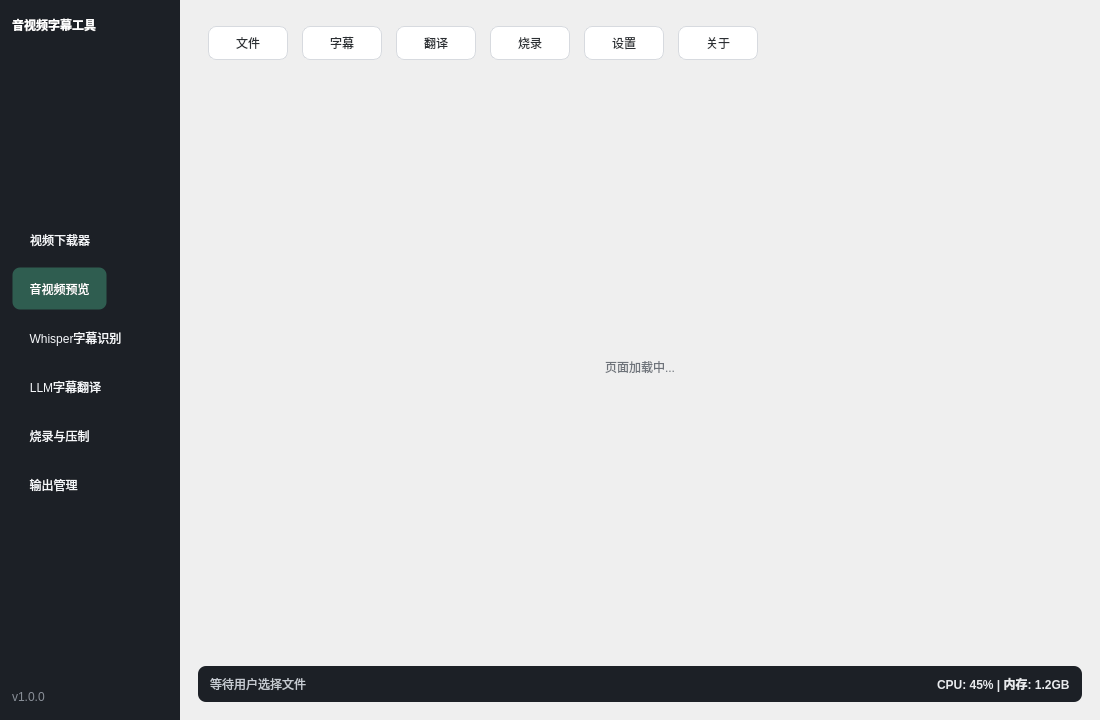
<?xml version="1.0" encoding="UTF-8"?>
<ui version="4.0">
 <class>MainWindow</class>
 <widget class="QMainWindow" name="MainWindow">
  <property name="geometry">
   <rect>
    <x>0</x>
    <y>0</y>
    <width>1100</width>
    <height>720</height>
   </rect>
  </property>
  <property name="minimumSize">
   <size>
    <width>980</width>
    <height>640</height>
   </size>
  </property>
  <property name="windowTitle">
   <string>qSrtTool</string>
  </property>
  <widget class="QWidget" name="centralwidget">
   <layout class="QHBoxLayout" name="rootLayout">
    <property name="spacing">
     <number>0</number>
    </property>
    <property name="leftMargin">
     <number>0</number>
    </property>
    <property name="topMargin">
     <number>0</number>
    </property>
    <property name="rightMargin">
     <number>0</number>
    </property>
    <property name="bottomMargin">
     <number>0</number>
    </property>
    <item>
     <widget class="QFrame" name="sidebarFrame">
      <property name="minimumSize">
       <size>
        <width>180</width>
        <height>0</height>
       </size>
      </property>
      <property name="maximumSize">
       <size>
        <width>220</width>
        <height>16777215</height>
       </size>
      </property>
      <property name="styleSheet">
       <string notr="true">#sidebarFrame { background-color: #1C2026; }
QToolButton { color: #F5F7FA; font: 11pt &quot;Microsoft YaHei&quot;; padding: 10px 12px; text-align: left; background: transparent; border: 1px solid transparent; border-radius: 8px; }
QToolButton:hover { background-color: #2A2F36; }
QToolButton:checked { background-color: #2F5D50; color: #FFFFFF; }</string>
      </property>
      <layout class="QVBoxLayout" name="sidebarLayout">
       <property name="spacing">
        <number>6</number>
       </property>
       <property name="leftMargin">
        <number>12</number>
       </property>
       <property name="topMargin">
        <number>16</number>
       </property>
       <property name="rightMargin">
        <number>12</number>
       </property>
       <property name="bottomMargin">
        <number>16</number>
       </property>
       <item>
        <widget class="QLabel" name="appTitleLabel">
         <property name="styleSheet">
          <string notr="true">color: #FFFFFF; font: 14pt &quot;Microsoft YaHei&quot;; font-weight: 600;</string>
         </property>
         <property name="text">
          <string>音视频字幕工具</string>
         </property>
        </widget>
       </item>
       <item>
        <spacer name="sidebarSpacerTop">
         <property name="orientation">
          <enum>Qt::Vertical</enum>
         </property>
         <property name="sizeHint" stdset="0">
          <size>
           <width>20</width>
           <height>12</height>
          </size>
         </property>
        </spacer>
       </item>
       <item>
        <widget class="QToolButton" name="navDownloadButton">
         <property name="text">
          <string>视频下载器</string>
         </property>
         <property name="checkable">
          <bool>true</bool>
         </property>
        </widget>
       </item>
       <item>
        <widget class="QToolButton" name="navPreviewButton">
         <property name="text">
          <string>音视频预览</string>
         </property>
         <property name="checkable">
          <bool>true</bool>
         </property>
         <property name="checked">
          <bool>true</bool>
         </property>
        </widget>
       </item>
       <item>
        <widget class="QToolButton" name="navWhisperButton">
         <property name="text">
          <string>Whisper字幕识别</string>
         </property>
         <property name="checkable">
          <bool>true</bool>
         </property>
        </widget>
       </item>
       <item>
        <widget class="QToolButton" name="navTranslateButton">
         <property name="text">
          <string>LLM字幕翻译</string>
         </property>
         <property name="checkable">
          <bool>true</bool>
         </property>
        </widget>
       </item>
       <item>
        <widget class="QToolButton" name="navBurnButton">
         <property name="text">
          <string>烧录与压制</string>
         </property>
         <property name="checkable">
          <bool>true</bool>
         </property>
        </widget>
       </item>
       <item>
        <widget class="QToolButton" name="navOutputButton">
         <property name="text">
          <string>输出管理</string>
         </property>
         <property name="checkable">
          <bool>true</bool>
         </property>
        </widget>
       </item>
       <item>
        <spacer name="sidebarSpacerBottom">
         <property name="orientation">
          <enum>Qt::Vertical</enum>
         </property>
         <property name="sizeHint" stdset="0">
          <size>
           <width>20</width>
           <height>40</height>
          </size>
         </property>
        </spacer>
       </item>
       <item>
        <widget class="QLabel" name="sidebarFooterLabel">
         <property name="styleSheet">
          <string notr="true">color: #8A9099; font: 9pt &quot;Microsoft YaHei&quot;;</string>
         </property>
         <property name="text">
          <string>v1.0.0</string>
         </property>
        </widget>
       </item>
      </layout>
     </widget>
    </item>
    <item>
     <layout class="QVBoxLayout" name="contentLayout">
      <property name="spacing">
       <number>18</number>
      </property>
      <property name="leftMargin">
       <number>18</number>
      </property>
      <property name="topMargin">
       <number>18</number>
      </property>
      <property name="rightMargin">
       <number>18</number>
      </property>
      <property name="bottomMargin">
       <number>18</number>
      </property>
      <item>
       <layout class="QHBoxLayout" name="topMenuLayout">
        <property name="spacing">
         <number>14</number>
        </property>
        <property name="leftMargin">
         <number>10</number>
        </property>
        <property name="topMargin">
         <number>8</number>
        </property>
        <property name="rightMargin">
         <number>10</number>
        </property>
        <property name="bottomMargin">
         <number>8</number>
        </property>
        <item>
         <widget class="QPushButton" name="menuFileButton">
          <property name="minimumSize">
           <size>
            <width>80</width>
            <height>34</height>
           </size>
          </property>
          <property name="styleSheet">
           <string notr="true">QPushButton { background-color: #FFFFFF; color: #2B2F33; border: 1px solid #D7DADF; border-radius: 8px; padding: 6px 16px; font: 11pt &quot;Microsoft YaHei&quot;; }
QPushButton:hover { background-color: #F0F2F5; }</string>
          </property>
          <property name="text">
           <string>文件</string>
          </property>
         </widget>
        </item>
        <item>
         <widget class="QPushButton" name="menuSubtitleButton">
          <property name="minimumSize">
           <size>
            <width>80</width>
            <height>34</height>
           </size>
          </property>
          <property name="styleSheet">
           <string notr="true">QPushButton { background-color: #FFFFFF; color: #2B2F33; border: 1px solid #D7DADF; border-radius: 8px; padding: 6px 16px; font: 11pt &quot;Microsoft YaHei&quot;; }
QPushButton:hover { background-color: #F0F2F5; }</string>
          </property>
          <property name="text">
           <string>字幕</string>
          </property>
         </widget>
        </item>
        <item>
         <widget class="QPushButton" name="menuTranslateButton">
          <property name="minimumSize">
           <size>
            <width>80</width>
            <height>34</height>
           </size>
          </property>
          <property name="styleSheet">
           <string notr="true">QPushButton { background-color: #FFFFFF; color: #2B2F33; border: 1px solid #D7DADF; border-radius: 8px; padding: 6px 16px; font: 11pt &quot;Microsoft YaHei&quot;; }
QPushButton:hover { background-color: #F0F2F5; }</string>
          </property>
          <property name="text">
           <string>翻译</string>
          </property>
         </widget>
        </item>
        <item>
         <widget class="QPushButton" name="menuBurnButton">
          <property name="minimumSize">
           <size>
            <width>80</width>
            <height>34</height>
           </size>
          </property>
          <property name="styleSheet">
           <string notr="true">QPushButton { background-color: #FFFFFF; color: #2B2F33; border: 1px solid #D7DADF; border-radius: 8px; padding: 6px 16px; font: 11pt &quot;Microsoft YaHei&quot;; }
QPushButton:hover { background-color: #F0F2F5; }</string>
          </property>
          <property name="text">
           <string>烧录</string>
          </property>
         </widget>
        </item>
        <item>
         <widget class="QPushButton" name="menuSettingsButton">
          <property name="minimumSize">
           <size>
            <width>80</width>
            <height>34</height>
           </size>
          </property>
          <property name="styleSheet">
           <string notr="true">QPushButton { background-color: #FFFFFF; color: #2B2F33; border: 1px solid #D7DADF; border-radius: 8px; padding: 6px 16px; font: 11pt &quot;Microsoft YaHei&quot;; }
QPushButton:hover { background-color: #F0F2F5; }</string>
          </property>
          <property name="text">
           <string>设置</string>
          </property>
         </widget>
        </item>
        <item>
         <widget class="QPushButton" name="menuAboutButton">
          <property name="minimumSize">
           <size>
            <width>80</width>
            <height>34</height>
           </size>
          </property>
          <property name="styleSheet">
           <string notr="true">QPushButton { background-color: #FFFFFF; color: #2B2F33; border: 1px solid #D7DADF; border-radius: 8px; padding: 6px 16px; font: 11pt &quot;Microsoft YaHei&quot;; }
QPushButton:hover { background-color: #F0F2F5; }</string>
          </property>
          <property name="text">
           <string>关于</string>
          </property>
         </widget>
        </item>
        <item>
         <spacer name="topMenuSpacer">
          <property name="orientation">
           <enum>Qt::Horizontal</enum>
          </property>
          <property name="sizeHint" stdset="0">
           <size>
            <width>40</width>
            <height>20</height>
           </size>
          </property>
         </spacer>
        </item>
       </layout>
      </item>
      <item>
       <widget class="QStackedWidget" name="mainStackedWidget">
        <property name="currentIndex">
         <number>0</number>
        </property>
        <widget class="QWidget" name="pagePlaceholder">
         <layout class="QVBoxLayout" name="placeholderLayout">
          <property name="leftMargin">
           <number>0</number>
          </property>
          <property name="topMargin">
           <number>0</number>
          </property>
          <property name="rightMargin">
           <number>0</number>
          </property>
          <property name="bottomMargin">
           <number>0</number>
          </property>
          <item>
           <widget class="QLabel" name="placeholderLabel">
            <property name="styleSheet">
             <string notr="true">color: #6E737A; font: 11pt &quot;Microsoft YaHei&quot;;</string>
            </property>
            <property name="text">
             <string>页面加载中...</string>
            </property>
            <property name="alignment">
             <set>Qt::AlignCenter</set>
            </property>
           </widget>
          </item>
         </layout>
        </widget>
       </widget>
      </item>
      <item>
       <widget class="QFrame" name="statusBarWidget">
        <property name="minimumSize">
         <size>
          <width>0</width>
          <height>36</height>
         </size>
        </property>
        <property name="styleSheet">
         <string notr="true">#statusBarWidget { background-color: #1C2026; border-radius: 8px; }
#statusBarWidget QLabel { color: #C6CBD2; font: 9pt &quot;Microsoft YaHei&quot;; }</string>
        </property>
        <layout class="QHBoxLayout" name="statusBarLayout">
         <property name="spacing">
          <number>10</number>
         </property>
         <property name="leftMargin">
          <number>12</number>
         </property>
         <property name="topMargin">
          <number>6</number>
         </property>
         <property name="rightMargin">
          <number>12</number>
         </property>
         <property name="bottomMargin">
          <number>6</number>
         </property>
         <item>
          <widget class="QLabel" name="statusHintLabel">
           <property name="text">
            <string>等待用户选择文件</string>
           </property>
          </widget>
         </item>
         <item>
          <spacer name="statusBarSpacer">
           <property name="orientation">
            <enum>Qt::Horizontal</enum>
           </property>
           <property name="sizeHint" stdset="0">
            <size>
             <width>40</width>
             <height>20</height>
            </size>
           </property>
          </spacer>
         </item>
         <item>
          <widget class="QLabel" name="statusPerfLabel">
           <property name="styleSheet">
            <string notr="true">color: #E8EAED; font-weight: 600;</string>
           </property>
           <property name="text">
            <string>CPU: 45% | 内存: 1.2GB</string>
           </property>
          </widget>
         </item>
        </layout>
       </widget>
      </item>
     </layout>
    </item>
   </layout>
  </widget>
  <widget class="QMenuBar" name="menubar">
   <property name="geometry">
    <rect>
     <x>0</x>
     <y>0</y>
     <width>1100</width>
     <height>22</height>
    </rect>
   </property>
  </widget>
  
 </widget>
 <resources/>
 <connections/>
</ui>
